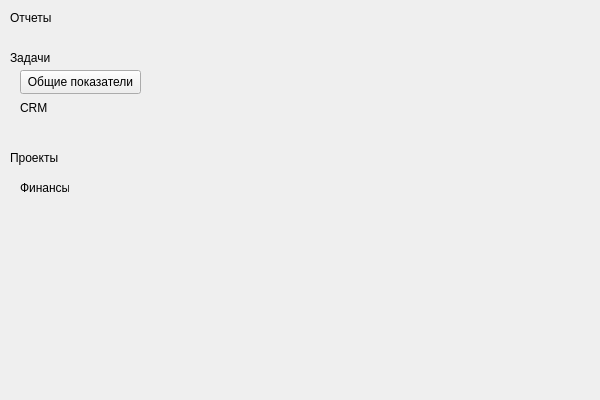
<?xml version="1.0" encoding="UTF-8"?>
<ui version="4.0">
 <class>ReportWindowClass</class>
 <widget class="QWidget" name="ReportWindowClass">
  <property name="geometry">
   <rect>
    <x>0</x>
    <y>0</y>
    <width>600</width>
    <height>400</height>
   </rect>
  </property>
  <property name="windowTitle">
   <string>ReportWindow</string>
  </property>
  <widget class="QLabel" name="name">
   <property name="geometry">
    <rect>
     <x>10</x>
     <y>10</y>
     <width>49</width>
     <height>16</height>
    </rect>
   </property>
   <property name="text">
    <string>Отчеты</string>
   </property>
  </widget>
  <widget class="QLabel" name="taskLbl">
   <property name="geometry">
    <rect>
     <x>10</x>
     <y>50</y>
     <width>49</width>
     <height>16</height>
    </rect>
   </property>
   <property name="text">
    <string>Задачи</string>
   </property>
  </widget>
  <widget class="QLabel" name="crmLbl">
   <property name="geometry">
    <rect>
     <x>20</x>
     <y>100</y>
     <width>49</width>
     <height>16</height>
    </rect>
   </property>
   <property name="text">
    <string>CRM</string>
   </property>
  </widget>
  <widget class="QLabel" name="projectLbl">
   <property name="geometry">
    <rect>
     <x>10</x>
     <y>150</y>
     <width>49</width>
     <height>16</height>
    </rect>
   </property>
   <property name="text">
    <string>Проекты</string>
   </property>
  </widget>
  <widget class="QLabel" name="financeLbl">
   <property name="geometry">
    <rect>
     <x>20</x>
     <y>180</y>
     <width>49</width>
     <height>16</height>
    </rect>
   </property>
   <property name="text">
    <string>Финансы</string>
   </property>
  </widget>
  <widget class="QPushButton" name="generalIndicatorBtn">
   <property name="geometry">
    <rect>
     <x>20</x>
     <y>70</y>
     <width>121</width>
     <height>24</height>
    </rect>
   </property>
   <property name="text">
    <string>Общие показатели</string>
   </property>
  </widget>
 </widget>
 <layoutdefault spacing="6" margin="11"/>
 <resources/>
 <connections/>
</ui>
